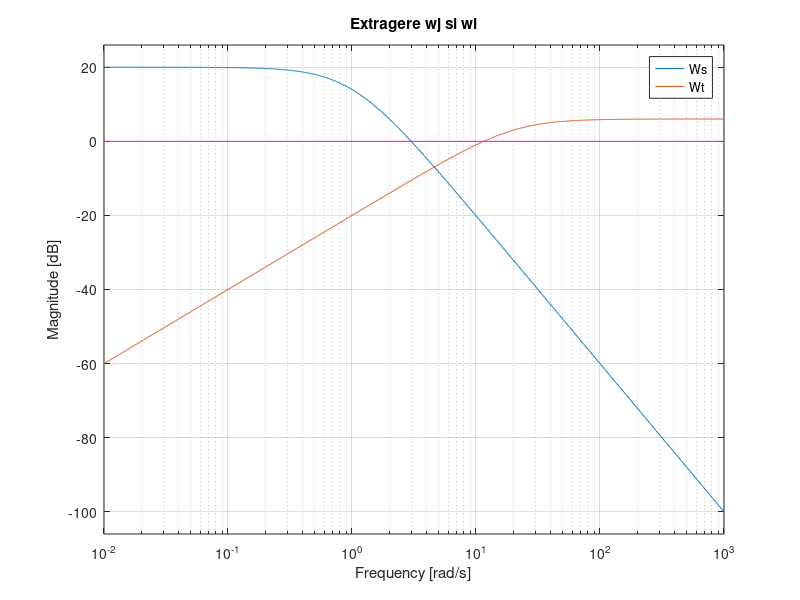
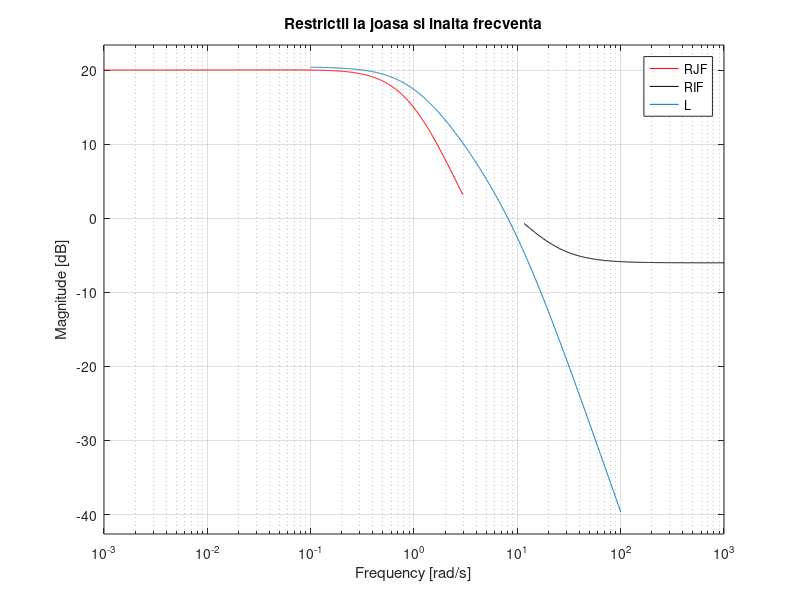
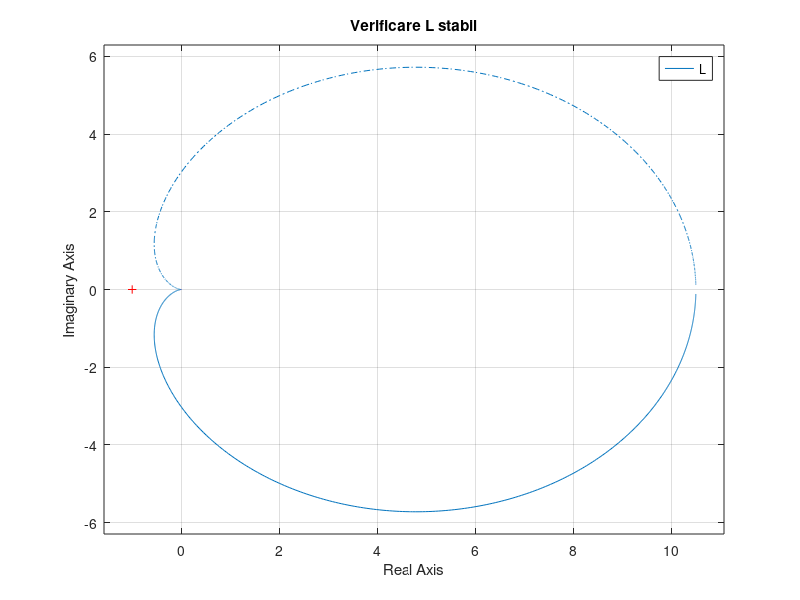
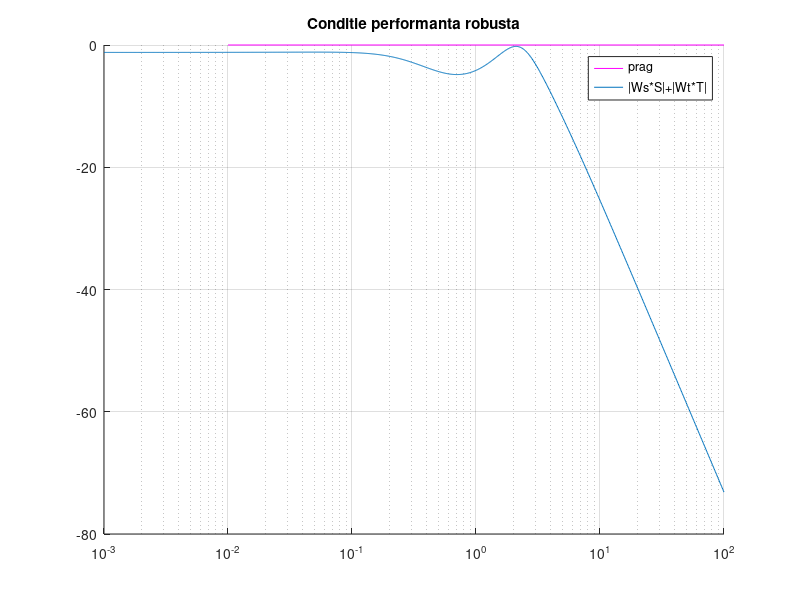

Reproduce these figures in MATLAB, in order.
s = tf('s');
P = 1/(s+0.01)^2;
%pas 1
%construire Ws si Wt conform cerintei
k = 10;
Ws = k/((s+1)^2);
Wt = 0.1*s/(0.05*s+1);

%pas 2
%calculare wj si wi 
figure('Name', 'Extragere wj si wi', 'NumberTitle','off');
bodemag(Ws, Wt);
line([0.01,10^3],[0,0],'Color', 'magenta');
grid on;
legend('Ws', 'Wt');
title('Extragere wj si wi');
%extragem valorile pentru wj (joasa frecv) si wi (inalta frecventa) in
%functie de intersctia cu linia 0 db
wj = 3;
wi = 11.6;
%de asemenea se observa ca se respecta buna definire min{|Ws|,|Wt|} < 1, |Wt| << 1 la frecv joase si |Ws| << 1 la frecv inalte

%dimensiunea graficului
w_span = logspace(-3,3,1e3);

%nu 
[mag_Ws,~]=bode(Ws, w_span);
[mag_Wt,~]=bode(Wt, w_span);
mag_Ws = reshape(mag_Ws, 1, 1e3);   
mag_Wt = reshape(mag_Wt, 1, 1e3);
rjf = mag2db(mag_Ws./(1-mag_Wt));
rif = mag2db((1-mag_Ws)./mag_Wt);
%trunchere grafic pt restrictii rjf si rif
index_wj = w_span < wj;
index_wi = w_span > wi;

%pas 3
%construire L 
a = 10.5;   %obligatoriu mai mare ca 10 pt a satisface cerinta la joasa frecventa
b = 1;      % b si c se aleg pentru a satisface cerintele la medie frecventa (prin trial and error)
c = 0.1;    %influenteaza performanta robusta
%set alternativ de valori: a = 13.2; b = 2; c = 0.05;
L = a/((b*s+1)*(c*s+1));

figure('Name', 'Restrictii', 'NumberTitle','off');
semilogx(w_span(index_wj), rjf(index_wj),'red')
hold on
semilogx(w_span(index_wi), rif(index_wi),'black')
hold on
bodemag(L)
grid on
legend('RJF', 'RIF', 'L');
title('Restrictii la joasa si inalta frecventa')
%din grafic se observa ca panta functiei L nu depaseste -40 dB/decada

%pas 4
%se verifica ca L este stabil (hod trece la dreapta lui -1)
figure('Name', 'Verificare L stabil', 'NumberTitle','off');
nyquist(L)
legend('L');
title('Verificare L stabil');

%pas 5
%Calcul C si se verifica C propriu (aka grad numitor <= grad numarator)
C = L/P;
S = feedback(1,series(P,C));
T = feedback(series(P,C),1);
%C este propriu

%pas 6
%se verifica robustetea
[mag_WsS,~]=bode(Ws*S, w_span);
[mag_WtT,~]=bode(Wt*T, w_span);
mag_WsS = reshape(mag_WsS, 1, 1e3);
mag_WtT = reshape(mag_WtT, 1, 1e3);
mag_WsS_WtT = mag2db(mag_WsS+mag_WtT);

w_span = logspace(-3,2,1e3);
figure('Name', 'Conditie performanta robusta', 'NumberTitle','off');
line([0.01,10^2],[0,0],'Color', 'magenta');
hold on
semilogx(w_span, mag_WsS_WtT);
grid on
legend('prag', '|Ws*S|+|Wt*T|');
title('Conditie performanta robusta')
%se observa din grafic ca |Ws*S|+|Wt*T| se afla sub valoarea de 0 db (prag)
